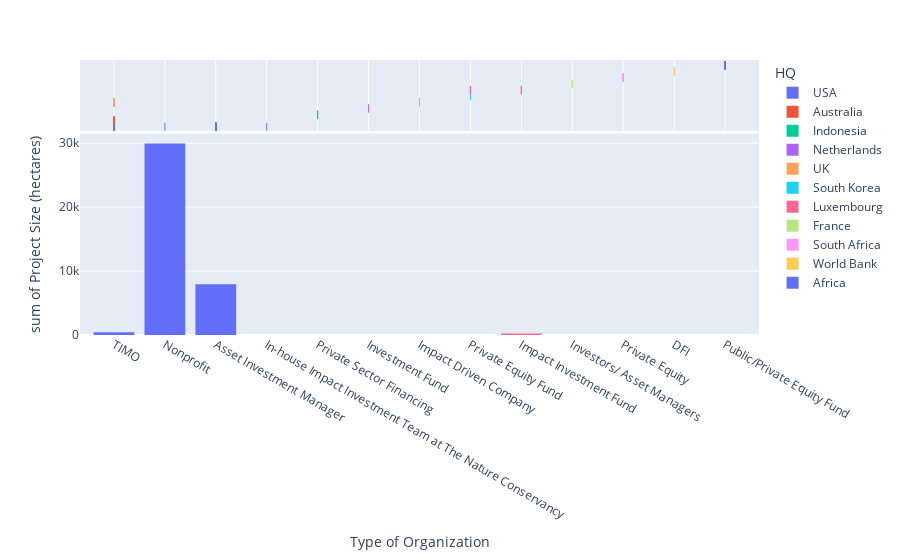

This figure's notebook cell:
### Code cell
fig = px.histogram(data, x="Type of Organization", y="Project Size (hectares)", marginal="rug",color ="HQ")
fig.show()

### Figure 1 — Plotly figure (JSON) as saved in the notebook; plotly's stock layout.template omitted (floating-point values rounded to 4 significant figures)
{"data": [{"alignmentgroup": "True", "bingroup": "x", "histfunc": "sum", "hovertemplate": "HQ=USA<br>Type of Organization=%{x}<br>sum of Project Size (hectares)=%{y}<extra></extra>", "legendgroup": "USA", "marker": {"color": "#636efa"}, "name": "USA", "offsetgroup": "USA", "orientation": "v", "showlegend": true, "type": "histogram", "x": ["TIMO", "TIMO", "TIMO", "TIMO", "TIMO", "TIMO", "TIMO", "TIMO", "TIMO", "TIMO", "TIMO", "TIMO", "Nonprofit", "TIMO", "TIMO", "TIMO", "TIMO", "TIMO", "TIMO", "TIMO", "TIMO", "Asset Investment Manager", "Asset Investment Manager", "Asset Investment Manager", "Asset Investment Manager", "Asset Investment Manager", "Asset Investment Manager", "Asset Investment Manager", "Asset Investment Manager", "Asset Investment Manager", "Asset Investment Manager", "Asset Investment Manager", "Asset Investment Manager", "Asset Investment Manager", "Asset Investment Manager", "Asset Investment Manager", "In-house Impact Investment Team at The Nature Conservancy"], "xaxis": "x", "y": ["10,000", "405", "4,046 per year", "273,972", "112,502", "38,594", "38,594", "64,749", "45,325", "45,325", "36,219", "29", "29947", "170,500", "68,000", "106,000", "25,500", "19,000", "9,000", "266,500", "33,500", "1,336", "640", "640", "350", "2062", "1961", "761", "761", "1,031", "761", "2,596", "5,377", "5,377", "10,392", "16,000", "102,386"], "yaxis": "y"}, {"alignmentgroup": "True", "boxpoints": "all", "fillcolor": "rgba(255,255,255,0)", "hoveron": "points", "hovertemplate": "HQ=USA<br>Type of Organization=%{x}<extra></extra>", "jitter": 0, "legendgroup": "USA", "line": {"color": "rgba(255,255,255,0)"}, "marker": {"color": "#636efa", "symbol": "line-ns-open"}, "name": "USA", "offsetgroup": "USA", "showlegend": false, "type": "box", "x": ["TIMO", "TIMO", "TIMO", "TIMO", "TIMO", "TIMO", "TIMO", "TIMO", "TIMO", "TIMO", "TIMO", "TIMO", "Nonprofit", "TIMO", "TIMO", "TIMO", "TIMO", "TIMO", "TIMO", "TIMO", "TIMO", "Asset Investment Manager", "Asset Investment Manager", "Asset Investment Manager", "Asset Investment Manager", "Asset Investment Manager", "Asset Investment Manager", "Asset Investment Manager", "Asset Investment Manager", "Asset Investment Manager", "Asset Investment Manager", "Asset Investment Manager", "Asset Investment Manager", "Asset Investment Manager", "Asset Investment Manager", "Asset Investment Manager", "In-house Impact Investment Team at The Nature Conservancy"], "xaxis": "x2", "yaxis": "y2"}, {"alignmentgroup": "True", "bingroup": "x", "histfunc": "sum", "hovertemplate": "HQ=Australia<br>Type of Organization=%{x}<br>sum of Project Size (hectares)=%{y}<extra></extra>", "legendgroup": "Australia", "marker": {"color": "#EF553B"}, "name": "Australia", "offsetgroup": "Australia", "orientation": "v", "showlegend": true, "type": "histogram", "x": ["TIMO", "TIMO", "TIMO", "TIMO", "TIMO", "TIMO", "TIMO"], "xaxis": "x", "y": ["10,000", "10,000", "10,000", "10,000", "10,000", "10,000", "10,000"], "yaxis": "y"}, {"alignmentgroup": "True", "boxpoints": "all", "fillcolor": "rgba(255,255,255,0)", "hoveron": "points", "hovertemplate": "HQ=Australia<br>Type of Organization=%{x}<extra></extra>", "jitter": 0, "legendgroup": "Australia", "line": {"color": "rgba(255,255,255,0)"}, "marker": {"color": "#EF553B", "symbol": "line-ns-open"}, "name": "Australia", "offsetgroup": "Australia", "showlegend": false, "type": "box", "x": ["TIMO", "TIMO", "TIMO", "TIMO", "TIMO", "TIMO", "TIMO"], "xaxis": "x2", "yaxis": "y2"}, {"alignmentgroup": "True", "bingroup": "x", "histfunc": "sum", "hovertemplate": "HQ=Indonesia<br>Type of Organization=%{x}<br>sum of Project Size (hectares)=%{y}<extra></extra>", "legendgroup": "Indonesia", "marker": {"color": "#00cc96"}, "name": "Indonesia", "offsetgroup": "Indonesia", "orientation": "v", "showlegend": true, "type": "histogram", "x": ["Private Sector Financing", "Private Sector Financing"], "xaxis": "x", "y": ["70,000", "18,000"], "yaxis": "y"}, {"alignmentgroup": "True", "boxpoints": "all", "fillcolor": "rgba(255,255,255,0)", "hoveron": "points", "hovertemplate": "HQ=Indonesia<br>Type of Organization=%{x}<extra></extra>", "jitter": 0, "legendgroup": "Indonesia", "line": {"color": "rgba(255,255,255,0)"}, "marker": {"color": "#00cc96", "symbol": "line-ns-open"}, "name": "Indonesia", "offsetgroup": "Indonesia", "showlegend": false, "type": "box", "x": ["Private Sector Financing", "Private Sector Financing"], "xaxis": "x2", "yaxis": "y2"}, {"alignmentgroup": "True", "bingroup": "x", "histfunc": "sum", "hovertemplate": "HQ=Netherlands<br>Type of Organization=%{x}<br>sum of Project Size (hectares)=%{y}<extra></extra>", "legendgroup": "Netherlands", "marker": {"color": "#ab63fa"}, "name": "Netherlands", "offsetgroup": "Netherlands", "orientation": "v", "showlegend": true, "type": "histogram", "x": ["Investment Fund"], "xaxis": "x", "y": ["93,000"], "yaxis": "y"}, {"alignmentgroup": "True", "boxpoints": "all", "fillcolor": "rgba(255,255,255,0)", "hoveron": "points", "hovertemplate": "HQ=Netherlands<br>Type of Organization=%{x}<extra></extra>", "jitter": 0, "legendgroup": "Netherlands", "line": {"color": "rgba(255,255,255,0)"}, "marker": {"color": "#ab63fa", "symbol": "line-ns-open"}, "name": "Netherlands", "offsetgroup": "Netherlands", "showlegend": false, "type": "box", "x": ["Investment Fund"], "xaxis": "x2", "yaxis": "y2"}, {"alignmentgroup": "True", "bingroup": "x", "histfunc": "sum", "hovertemplate": "HQ=UK<br>Type of Organization=%{x}<br>sum of Project Size (hectares)=%{y}<extra></extra>", "legendgroup": "UK", "marker": {"color": "#FFA15A"}, "name": "UK", "offsetgroup": "UK", "orientation": "v", "showlegend": true, "type": "histogram", "x": ["TIMO", "TIMO", "TIMO", "TIMO", "TIMO", "TIMO", "Impact Driven Company", "Impact Driven Company", "Impact Driven Company"], "xaxis": "x", "y": ["36,372", "12,594", "36,372", "12,594", "24,172", "24,172", "10,000", "10,000", "3,900"], "yaxis": "y"}, {"alignmentgroup": "True", "boxpoints": "all", "fillcolor": "rgba(255,255,255,0)", "hoveron": "points", "hovertemplate": "HQ=UK<br>Type of Organization=%{x}<extra></extra>", "jitter": 0, "legendgroup": "UK", "line": {"color": "rgba(255,255,255,0)"}, "marker": {"color": "#FFA15A", "symbol": "line-ns-open"}, "name": "UK", "offsetgroup": "UK", "showlegend": false, "type": "box", "x": ["TIMO", "TIMO", "TIMO", "TIMO", "TIMO", "TIMO", "Impact Driven Company", "Impact Driven Company", "Impact Driven Company"], "xaxis": "x2", "yaxis": "y2"}, {"alignmentgroup": "True", "bingroup": "x", "histfunc": "sum", "hovertemplate": "HQ=South Korea<br>Type of Organization=%{x}<br>sum of Project Size (hectares)=%{y}<extra></extra>", "legendgroup": "South Korea", "marker": {"color": "#19d3f3"}, "name": "South Korea", "offsetgroup": "South Korea", "orientation": "v", "showlegend": true, "type": "histogram", "x": ["Private Equity Fund"], "xaxis": "x", "y": ["24,000"], "yaxis": "y"}, {"alignmentgroup": "True", "boxpoints": "all", "fillcolor": "rgba(255,255,255,0)", "hoveron": "points", "hovertemplate": "HQ=South Korea<br>Type of Organization=%{x}<extra></extra>", "jitter": 0, "legendgroup": "South Korea", "line": {"color": "rgba(255,255,255,0)"}, "marker": {"color": "#19d3f3", "symbol": "line-ns-open"}, "name": "South Korea", "offsetgroup": "South Korea", "showlegend": false, "type": "box", "x": ["Private Equity Fund"], "xaxis": "x2", "yaxis": "y2"}, {"alignmentgroup": "True", "bingroup": "x", "histfunc": "sum", "hovertemplate": "HQ=Luxembourg<br>Type of Organization=%{x}<br>sum of Project Size (hectares)=%{y}<extra></extra>", "legendgroup": "Luxembourg", "marker": {"color": "#FF6692"}, "name": "Luxembourg", "offsetgroup": "Luxembourg", "orientation": "v", "showlegend": true, "type": "histogram", "x": ["Impact Investment Fund", "Impact Investment Fund", "Impact Investment Fund", "Private Equity Fund", "Private Equity Fund", "Private Equity Fund"], "xaxis": "x", "y": ["17,655", "2,400", "255", "10,000", "10,000", "2,658"], "yaxis": "y"}, {"alignmentgroup": "True", "boxpoints": "all", "fillcolor": "rgba(255,255,255,0)", "hoveron": "points", "hovertemplate": "HQ=Luxembourg<br>Type of Organization=%{x}<extra></extra>", "jitter": 0, "legendgroup": "Luxembourg", "line": {"color": "rgba(255,255,255,0)"}, "marker": {"color": "#FF6692", "symbol": "line-ns-open"}, "name": "Luxembourg", "offsetgroup": "Luxembourg", "showlegend": false, "type": "box", "x": ["Impact Investment Fund", "Impact Investment Fund", "Impact Investment Fund", "Private Equity Fund", "Private Equity Fund", "Private Equity Fund"], "xaxis": "x2", "yaxis": "y2"}, {"alignmentgroup": "True", "bingroup": "x", "histfunc": "sum", "hovertemplate": "HQ=France<br>Type of Organization=%{x}<br>sum of Project Size (hectares)=%{y}<extra></extra>", "legendgroup": "France", "marker": {"color": "#B6E880"}, "name": "France", "offsetgroup": "France", "orientation": "v", "showlegend": true, "type": "histogram", "x": ["Investors/ Asset Managers", "Investors/ Asset Managers"], "xaxis": "x", "y": ["22,934", "2,406"], "yaxis": "y"}, {"alignmentgroup": "True", "boxpoints": "all", "fillcolor": "rgba(255,255,255,0)", "hoveron": "points", "hovertemplate": "HQ=France<br>Type of Organization=%{x}<extra></extra>", "jitter": 0, "legendgroup": "France", "line": {"color": "rgba(255,255,255,0)"}, "marker": {"color": "#B6E880", "symbol": "line-ns-open"}, "name": "France", "offsetgroup": "France", "showlegend": false, "type": "box", "x": ["Investors/ Asset Managers", "Investors/ Asset Managers"], "xaxis": "x2", "yaxis": "y2"}, {"alignmentgroup": "True", "bingroup": "x", "histfunc": "sum", "hovertemplate": "HQ=South Africa<br>Type of Organization=%{x}<br>sum of Project Size (hectares)=%{y}<extra></extra>", "legendgroup": "South Africa", "marker": {"color": "#FF97FF"}, "name": "South Africa", "offsetgroup": "South Africa", "orientation": "v", "showlegend": true, "type": "histogram", "x": ["Private Equity", "Private Equity", "Private Equity", "Private Equity", "Private Equity", "Private Equity", "Private Equity", "Private Equity", "Private Equity"], "xaxis": "x", "y": ["6,400", "57,100", "57,100", "57,100", "28,000", "31,500", "8,300", "3,671", "568,543"], "yaxis": "y"}, {"alignmentgroup": "True", "boxpoints": "all", "fillcolor": "rgba(255,255,255,0)", "hoveron": "points", "hovertemplate": "HQ=South Africa<br>Type of Organization=%{x}<extra></extra>", "jitter": 0, "legendgroup": "South Africa", "line": {"color": "rgba(255,255,255,0)"}, "marker": {"color": "#FF97FF", "symbol": "line-ns-open"}, "name": "South Africa", "offsetgroup": "South Africa", "showlegend": false, "type": "box", "x": ["Private Equity", "Private Equity", "Private Equity", "Private Equity", "Private Equity", "Private Equity", "Private Equity", "Private Equity", "Private Equity"], "xaxis": "x2", "yaxis": "y2"}, {"alignmentgroup": "True", "bingroup": "x", "histfunc": "sum", "hovertemplate": "HQ=World Bank<br>Type of Organization=%{x}<br>sum of Project Size (hectares)=%{y}<extra></extra>", "legendgroup": "World Bank", "marker": {"color": "#FECB52"}, "name": "World Bank", "offsetgroup": "World Bank", "orientation": "v", "showlegend": true, "type": "histogram", "x": ["DFI", "DFI"], "xaxis": "x", "y": ["10,000", "10,000"], "yaxis": "y"}, {"alignmentgroup": "True", "boxpoints": "all", "fillcolor": "rgba(255,255,255,0)", "hoveron": "points", "hovertemplate": "HQ=World Bank<br>Type of Organization=%{x}<extra></extra>", "jitter": 0, "legendgroup": "World Bank", "line": {"color": "rgba(255,255,255,0)"}, "marker": {"color": "#FECB52", "symbol": "line-ns-open"}, "name": "World Bank", "offsetgroup": "World Bank", "showlegend": false, "type": "box", "x": ["DFI", "DFI"], "xaxis": "x2", "yaxis": "y2"}, {"alignmentgroup": "True", "bingroup": "x", "histfunc": "sum", "hovertemplate": "HQ=Africa<br>Type of Organization=%{x}<br>sum of Project Size (hectares)=%{y}<extra></extra>", "legendgroup": "Africa", "marker": {"color": "#636efa"}, "name": "Africa", "offsetgroup": "Africa", "orientation": "v", "showlegend": true, "type": "histogram", "x": ["Public/Private Equity Fund", "Public/Private Equity Fund", "Public/Private Equity Fund", "Public/Private Equity Fund", "Public/Private Equity Fund", "Public/Private Equity Fund", "Public/Private Equity Fund", "Public/Private Equity Fund"], "xaxis": "x", "y": ["15 million (committed)", "4 million  (committed)", "2 million (committed)", "5.2 million (committed)", "2 million (committed)", "3.2 million (committed)", "1 million (committed)", "4.5 million (committed)"], "yaxis": "y"}, {"alignmentgroup": "True", "boxpoints": "all", "fillcolor": "rgba(255,255,255,0)", "hoveron": "points", "hovertemplate": "HQ=Africa<br>Type of Organization=%{x}<extra></extra>", "jitter": 0, "legendgroup": "Africa", "line": {"color": "rgba(255,255,255,0)"}, "marker": {"color": "#636efa", "symbol": "line-ns-open"}, "name": "Africa", "offsetgroup": "Africa", "showlegend": false, "type": "box", "x": ["Public/Private Equity Fund", "Public/Private Equity Fund", "Public/Private Equity Fund", "Public/Private Equity Fund", "Public/Private Equity Fund", "Public/Private Equity Fund", "Public/Private Equity Fund", "Public/Private Equity Fund"], "xaxis": "x2", "yaxis": "y2"}], "layout": {"barmode": "relative", "legend": {"title": {"text": "HQ"}, "tracegroupgap": 0}, "margin": {"t": 60}, "xaxis": {"anchor": "y", "domain": [0, 1], "title": {"text": "Type of Organization"}}, "xaxis2": {"anchor": "y2", "domain": [0, 1], "matches": "x", "showgrid": true, "showticklabels": false}, "yaxis": {"anchor": "x", "domain": [0, 0.7326], "title": {"text": "sum of Project Size (hectares)"}}, "yaxis2": {"anchor": "x2", "domain": [0.7426, 1], "matches": "y2", "showgrid": false, "showline": false, "showticklabels": false, "ticks": ""}}}
